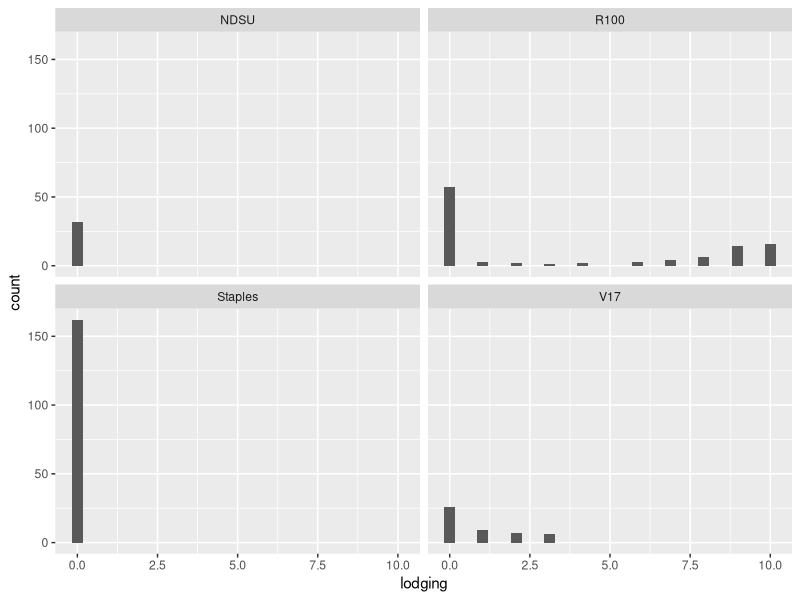
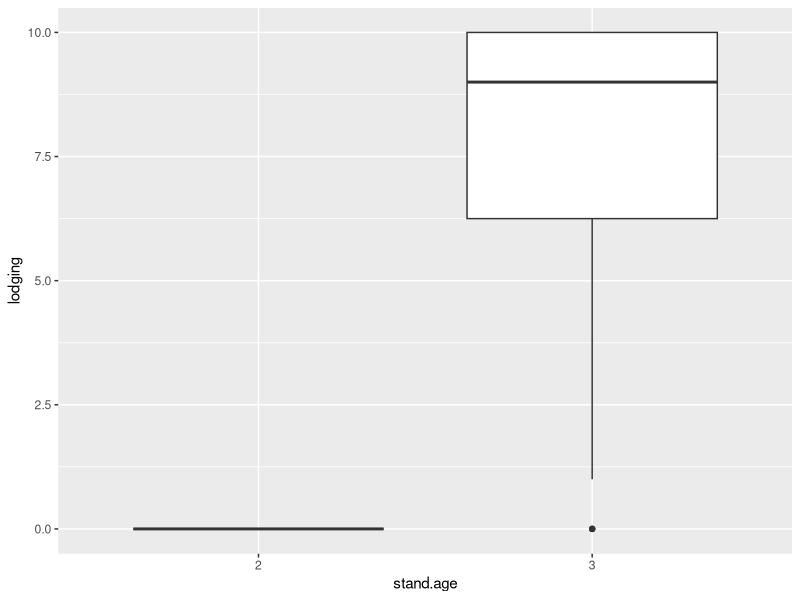
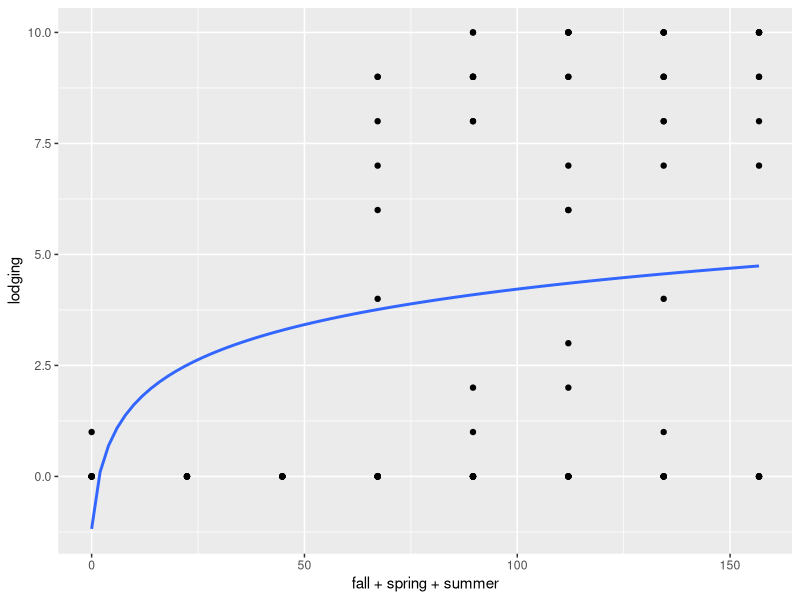
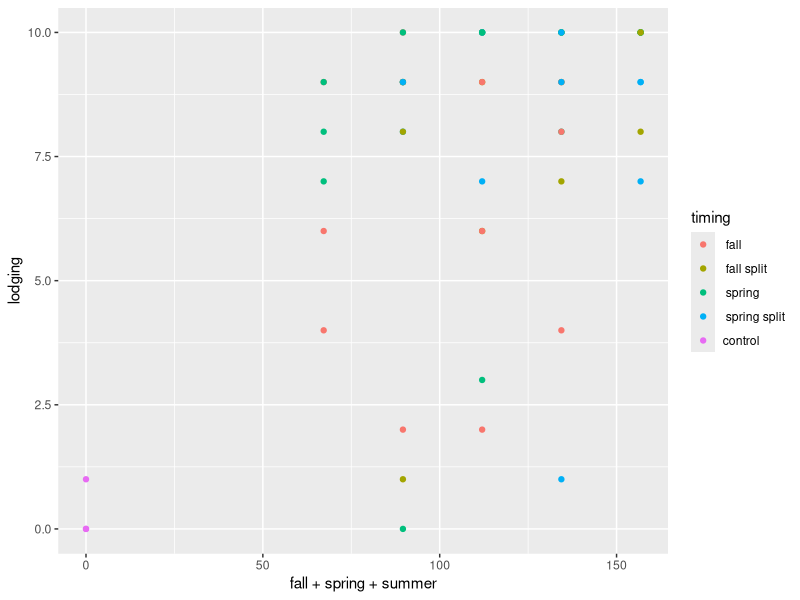
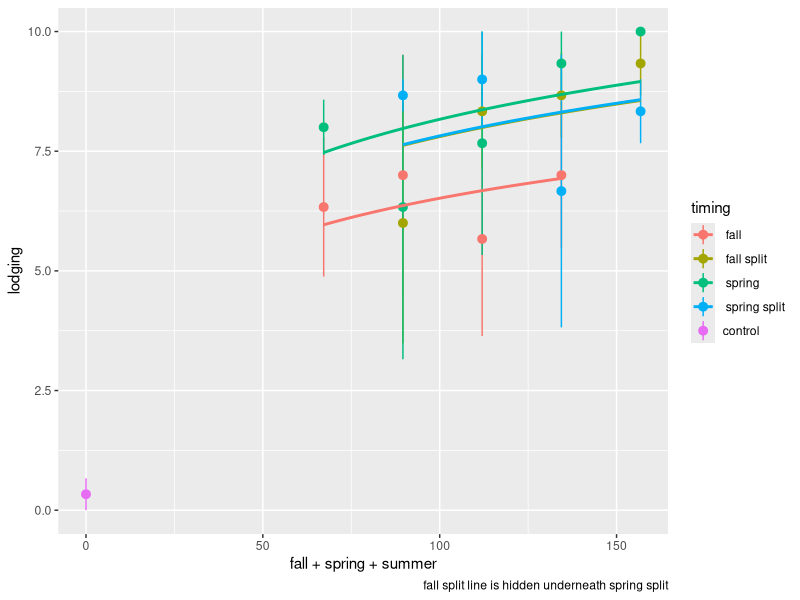
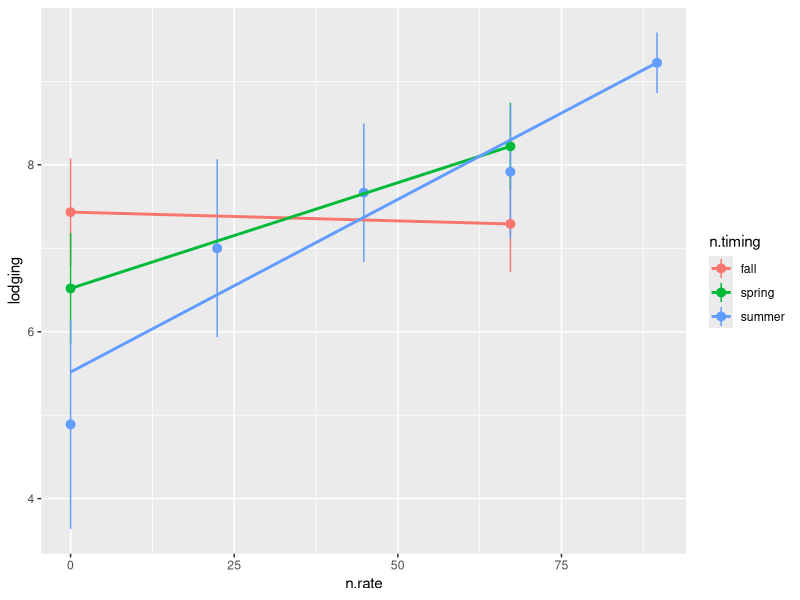
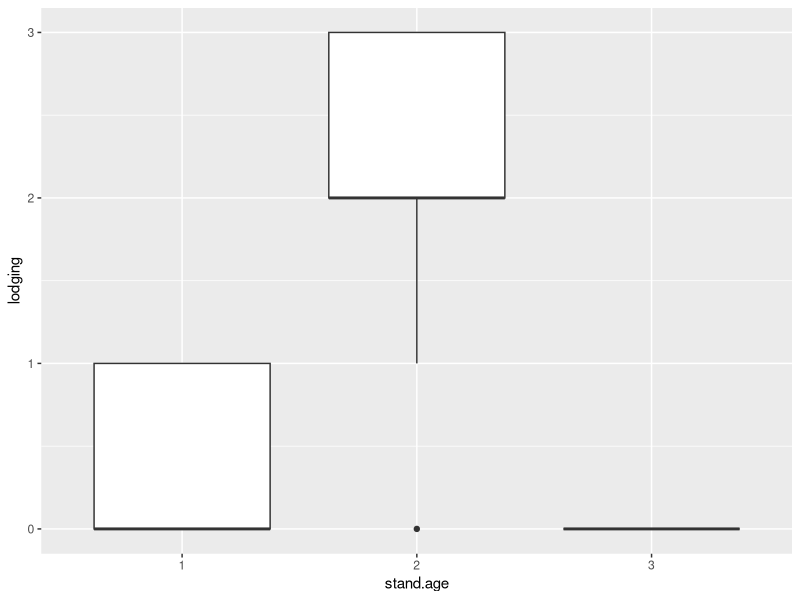
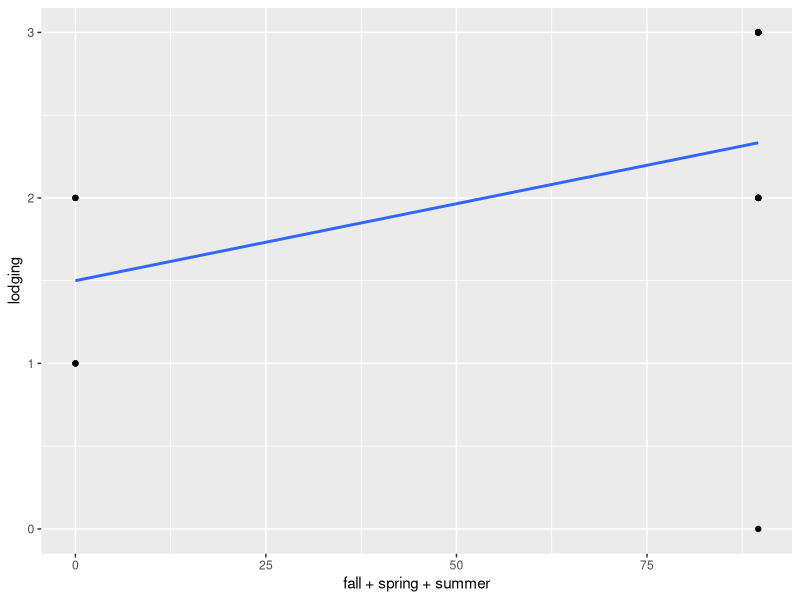

R code for these plots, in order:
## ---- chunk 1
library(dplyr)
library(tidyverse)
library(multcomp)
library(emmeans)

read.csv(
  "data_nrate-all.csv"
) %>% 
  as_tibble() %>% 
  mutate(stand.age = ordered(stand.age)) %>% 
  mutate(
    across(
      c(block,location, id),
      factor
    )
  ) %>% 
  mutate(timing = gsub("[0-9]","",treatment)) %>% 
  mutate(n.total = fall+spring+summer) %>%
  # we assume no lodging unless noted
  mutate(lodging = replace_na(lodging,0)) %>% 
  # averaging across height data for now to make things easier
  mutate(height = (height_1+height_2+height_3+height_4+height_5)/5,
         .after=height_5) %>% 
  dplyr::select(-c(height_1,height_2,height_3,height_4,height_5)) -> dat

## ---- chunk 2
dat %>% 
  slice(1:6) %>% 
  knitr::kable(
    caption = "first 5 lines of dataset"
  )

read.csv(
  "metadata_nrate-all.csv"
) %>% 
  knitr::kable(
    capation= "metadata"
  )
## ---- chunk 3
read.csv(
  "field_activities.csv"
) %>% 
  knitr::kable(
    caption = "Dates of key field activities"
  )
## ---- chunk 4
dat %>% 
  ggplot(aes(lodging)) +
  stat_bin() + 
  facet_wrap(~location)
## ---- chunk 5
dat %>% 
  filter(location == "R100") %>% 
  ggplot(aes(stand.age,lodging)) +
  geom_boxplot()
## ---- chunk 6
dat %>% 
  filter(location == "R100") %>% 
  ggplot(aes(fall+spring+summer,lodging)) +
  geom_point() +
  stat_smooth(
    method = "lm",
    formula = y~log(x+1),
    se=F
  )
## ---- chunk 7
dat %>% 
  filter(location == "R100" & stand.age =="3") %>% 
  ggplot(aes(fall+spring+summer,lodging, col = timing)) +
  geom_point()
## ---- chunk 8
dat %>% 
  filter(location == "R100" & stand.age =="3") %>% 
  ggplot(aes(fall+spring+summer,lodging, col = timing)) +
  stat_summary() +
  stat_smooth(
    se=F,
    method = "lm",
    formula = y~log(x+1)+0
  ) +
  labs(
    caption = "fall split line is hidden underneath spring split"
  )
## ---- chunk 9
dat %>% 
  filter(location == "R100" &
           stand.age == "3") %>% 
  pivot_longer(
    cols = c(fall,spring,summer),
    values_to = "n.rate",
    names_to = "n.timing"
  ) %>% 
  # glimpse() #lodging is now repeated 3 times
  ggplot(aes(x=n.rate,lodging,
             group = n.timing,
             col = n.timing)) +
  stat_summary() +
  stat_smooth(
    se=F,
    method = "lm"
  )
## ---- chunk 10
dat %>% 
  filter(location == "R100" & stand.age =="3") %>% 
  lm(
    formula = lodging~log(n.total+1)*timing+0,.
  )  %>% 
  anova()
## ---- chunk 11

dat %>% 
  filter(location == "R100" & stand.age =="3") %>% 
  lm(
    formula = lodging~timing,.
  )  %>% 
  # anova() %>% 
  emmeans::emmeans(~timing) %>% 
  cld()
## ---- chunk 12
dat %>% 
  filter(location == "V17") %>% 
  ggplot(aes(stand.age,lodging)) +
  geom_boxplot()
## ---- chunk 13
dat %>% 
  filter(location == "V17" & stand.age == "2") %>% 
  ggplot(aes(fall+spring+summer,lodging)) +
  geom_point() +
  stat_smooth(
    method = "lm",
    se=F
  )
## ---- chunk 14
dat %>% 
  filter(location == "V17" & stand.age == "2") %>% 
  ggplot(aes(fall+spring+summer,lodging, col = timing)) +
  geom_point()
## ---- chunk 15
dat %>% 
  filter(location == "R100" & stand.age =="3") %>% 
  ggplot(aes(fall+spring+summer,height)) +
  geom_point() +
  geom_smooth(
    se=F,
    method = "lm",
    formula = y~poly(x,2)
  )
## ---- chunk 16
dat %>% 
  filter(location == "R100" & stand.age =="3") %>% 
  lm(
    height~n.total+timing,.
  ) %>% 
  anova()

## ---- chunk 17
dat %>% 
  filter(location == "R100" & stand.age =="3") %>% 
  ggplot(aes(fall+spring+summer,height, col = timing)) +
  geom_point()

## ---- chunk 18

dat %>% 
  filter(location == "R100" & stand.age =="3") %>%
  dplyr::select(lodging,height) %>% 
  cor(method = "pearson") 
## ---- chunk 19
dat %>% 
  ggplot(aes(height)) +
  stat_bin()
